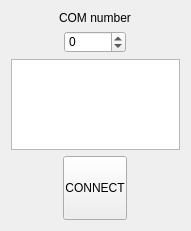
  <widget class="QWidget" name="verticalLayoutWidget">
   <property name="geometry">
    <rect>
     <x>20</x>
     <y>10</y>
     <width>191</width>
     <height>231</height>
    </rect>
   </property>
   <layout class="QVBoxLayout" name="verticalLayout">
    <item alignment="Qt::AlignHCenter">
     <widget class="QLabel" name="label_5">
      <property name="text">
       <string>COM number</string>
      </property>
     </widget>
    </item>
    <item alignment="Qt::AlignHCenter">
     <widget class="QSpinBox" name="COM_Port">
      <property name="minimumSize">
       <size>
        <width>42</width>
        <height>22</height>
       </size>
      </property>
      <property name="maximumSize">
       <size>
        <width>62</width>
        <height>22</height>
       </size>
      </property>
      <property name="minimum">
       <number>-32768</number>
      </property>
      <property name="maximum">
       <number>32767</number>
      </property>
      <property name="value">
       <number>0</number>
      </property>
     </widget>
    </item>
    <item>
     <widget class="QPlainTextEdit" name="TextScreen">
      <property name="overwriteMode">
       <bool>true</bool>
      </property>
     </widget>
    </item>
    <item alignment="Qt::AlignHCenter">
     <widget class="QPushButton" name="BtnConnect">
      <property name="minimumSize">
       <size>
        <width>64</width>
        <height>64</height>
       </size>
      </property>
      <property name="maximumSize">
       <size>
        <width>64</width>
        <height>64</height>
       </size>
      </property>
      <property name="text">
       <string>CONNECT</string>
      </property>
     </widget>
    </item>
   </layout>
  </widget>
